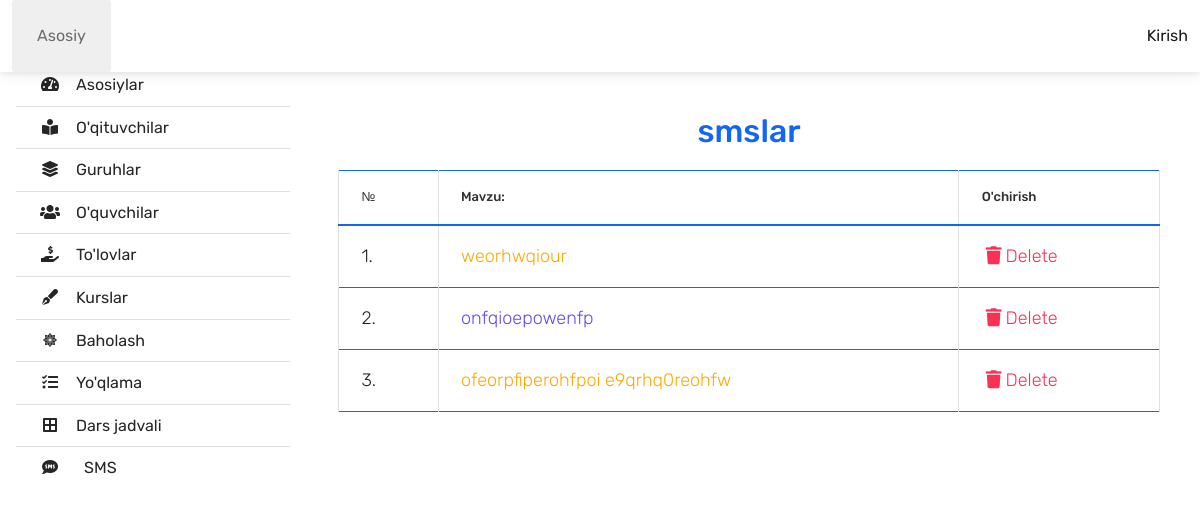
/smsView/, run on the app's committed database.
### centerapp/models.py (models this page shows, shortened)
class Sms ( models.Model ) :
    subject = models.CharField ( max_length=100 )
    content = models.CharField ( max_length=5000 )
    bool = models.BooleanField ( default=True )
    created_at = models.DateTimeField ( auto_now_add=True )

### centerapp/views.py (the view)
def smsView(request) :
    smss = Sms.objects.all ().order_by ( '-id' )
    page = request.GET.get ( 'page', 1 )
    paginator = Paginator ( smss, 25 )
    try :
        sms = paginator.page ( page )
    except PageNotAnInteger :
        sms = paginator.page ( 1 )
    except EmptyPage :
        sms = paginator.page ( paginator.num_pages )
    context = {
        'sms' : sms
    }
    return render ( request, 'temp/smsView.html', context )

### centerapp/templates/temp/smsView.html (shortened to what this page needs)
{% extends 'adminBase.html' %}
{% load static %}
{% block main %}
<h2 class="text-center text-primary">smslar</h2>
<div class="container">
    <table class="table table-bordered border-primary">
        <thead>
        <th class="text-muted">№</th>
        <th class="text-muted">Mavzu:</th>
        <th class="text-muted"> O'chirish</th>
        </thead>
        <tbody>
        {% for item in sms %}
        <tr id="{{item.id}}">
            <td>{{ forloop.counter }}.</td>
            {% if item.bool == False%}
            <td class=" text-info"><a class="text-warning" href="{% url 'smsLook' item.pk %}">{{item.subject }}</a></td>
           {% else %}
             <td class=" text-info"><a href="{% url 'smsLook' item.pk %}">{{item.subject }}</a></td>
            {% endif %}
            <td class="delete "><a href="{% url 'smsDelete' item.pk %}" class="delete text-danger"
            ><i class="fas fa-trash fa-1x m-1 "></i>Delete</a></td>
        </tr>
        {% endfor %}
        </tbody>
    </table>
</div>
{% endblock %}

### centerapp/static/css/new.css (style rules this page uses)
.container { position:relative; width:100%; margin:20px auto; }
table { padding;10px; width:100%; height:auto; }
table thead th { margin-bottom:20px; text-align:left; padding:20px o; text-transform:capitalize; font-size:20px; }
table tbody td { padding:10 px 20px; border:1px solid rgb(34,33,33); font-size:18px; text-align:left; }

### data on the page
Sms: subject "weorhwqiour"
Sms: subject "onfqioepowenfp"
Sms: subject "ofeorpfiperohfpoi e9qrhq0reohfw"
